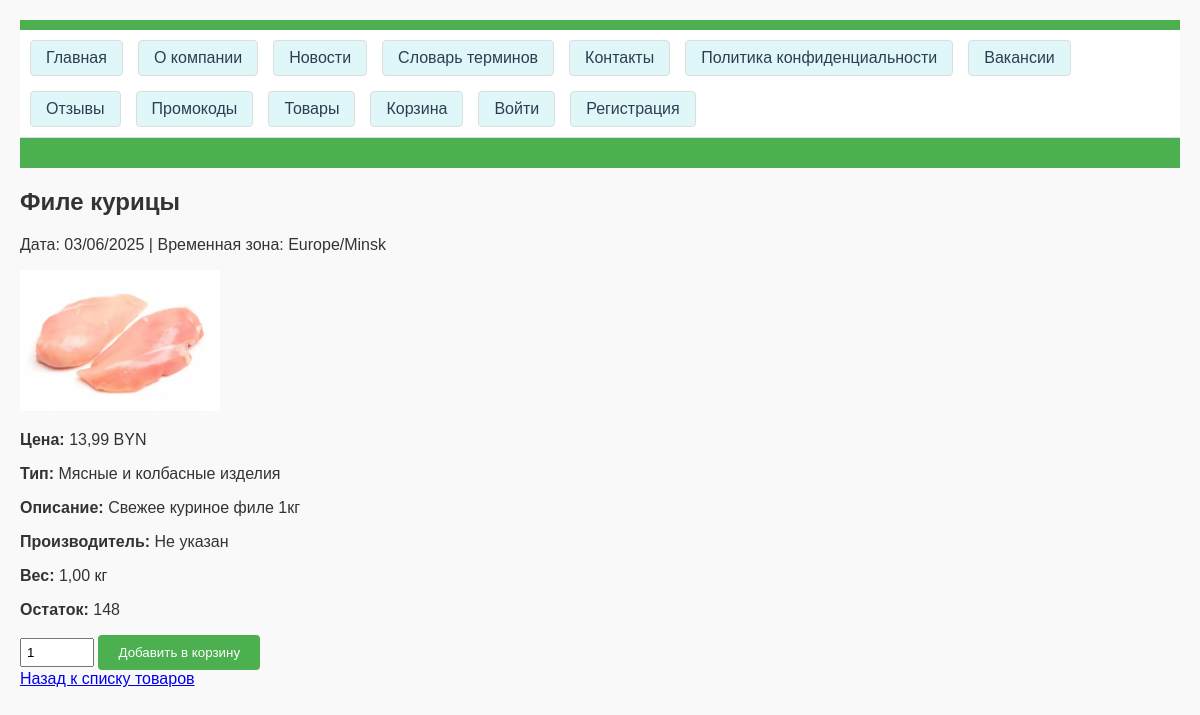
The app's page /products/15/ with its own data.
### delivery_app/models.py (models this page shows, shortened)
class Product(models.Model):
    UNIT_CHOICES = [
        ('pieces', 'Штуки'),
        ('kg', 'Килограммы'),
        ('liters', 'Литры')
    ]
    name = models.CharField(max_length=200)
    price = models.DecimalField(max_digits=10, decimal_places=2)
    unit_of_measurement = models.CharField(max_length=20, choices=UNIT_CHOICES)
    product_type = models.ForeignKey(ProductType, on_delete=models.CASCADE, related_name='products')
    description = models.TextField(blank=True)
    manufacturer = models.ForeignKey(Manufacturer, on_delete=models.SET_NULL, null=True, blank=True, related_name='products')
    weight = models.DecimalField(max_digits=10, decimal_places=2, default=Decimal('1.00'), help_text="Вес в кг")
    stock = models.PositiveIntegerField(default=0, help_text="Количество на складе")
    image = models.ImageField(upload_to='products/', blank=True, null=True, help_text="Изображение товара")

class ProductType(models.Model):
    name = models.CharField(max_length=100)

### delivery_app/views.py (the view)
# urls.py: re_path(r'^products/(?P<product_id>\d+)/$', views.product_detail, name='product_detail'),
def product_detail(request, product_id):
    product = get_object_or_404(Product, id=product_id)
    context = {
        'product': product,
        'current_date': timezone.now().strftime('%d/%m/%Y'),
        'timezone': 'Europe/Minsk',
    }
    return render(request, 'delivery_app/product_detail.html', context)

### delivery_app/templates/delivery_app/product_detail.html (shortened to what this page needs)
{% extends "delivery_app/base.html" %}
{% load static %}
{% block content %}
<h2>{{ product.name }}</h2>
<p>Дата: {{ current_date }} | Временная зона: {{ timezone }}</p>
{% if product.image %}
    <img src="{{ product.image.url }}" alt="{{ product.name }}" class="product-image" style="max-width: 200px;">
{% else %}
    <img src="{% static 'images/placeholder.jpg' %}" alt="Нет изображения" class="product-image">
{% endif %}
<p><strong>Цена:</strong> {{ product.price }} BYN</p>
<p><strong>Тип:</strong> {{ product.product_type.name }}</p>
<p><strong>Описание:</strong> {{ product.description|default:"Описание отсутствует" }}</p>
<p><strong>Производитель:</strong> {{ product.manufacturer.name|default:"Не указан" }}</p>
<p><strong>Вес:</strong> {{ product.weight }} кг</p>
<p><strong>Остаток:</strong> {{ product.stock }}</p>
<form method="post" action="{% url 'delivery_app:add_to_cart' product.id %}">
    <input type="number" name="quantity" value="1" min="1" max="{{ product.stock }}" style="width: 60px; padding: 5px;">
    <button type="submit">Добавить в корзину</button>
</form>
<a href="{% url 'delivery_app:product_list' %}">Назад к списку товаров</a>
{% endblock %}

### delivery_app/static/delivery_app/css/style.css (style rules this page uses)
body { font-family: Arial, sans-serif; margin: 0; padding: 20px; background-color: #f9f9f9; color: #333 !important; background-image: none !important; }
button[type="submit"] { background-color: #4CAF50; color: white; padding: 10px 20px; border: none; border-radius: 4px; cursor: pointer; }
.product-image { max-width: 200px; height: auto; object-fit: cover; }

### records on screen
Product: name "Филе курицы", image (picture), price "13,99", product_type.name "Мясные и колбасные изделия", description "Свежее куриное филе 1кг", manufacturer.name "Не указан", weight "1,00", stock "148"

### other values on screen
{{ timezone }} "Europe/Minsk"
